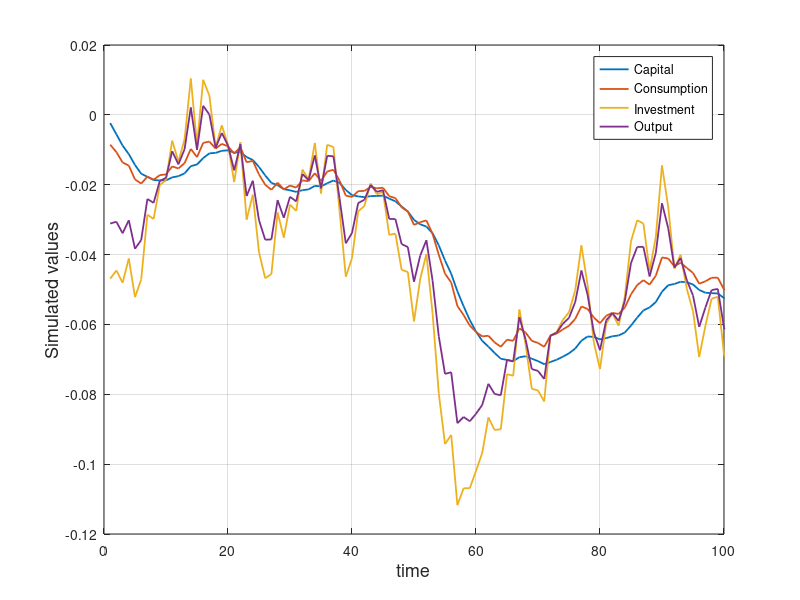
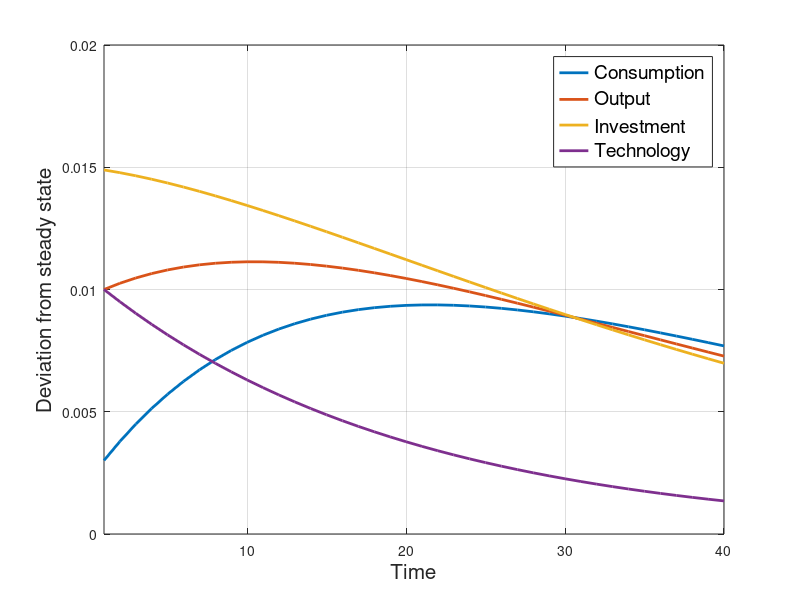

The MATLAB script that drew these images, in order:
% Impulse response for inelastic labor supply model 
% Econ 210C HW2
% Minki Kim

clear;
clc;

% Setting parameters
alpha = 2/3;
delta = 0.076;
betaa = 0.99;
rho = 0.95;
sigma_epsilon = 0.007; % To set std of TFP close to 2.29

y_k = (1/alpha)*(1/betaa + delta - 1);
k_y = 1/y_k;
c_k = y_k - delta;
k_c = 1/c_k;
y_c = y_k/c_k;
c_y = 1/y_c;
i_y = delta*k_y;
y_i = 1/i_y;
c_i = c_y / y_i;

gamma = 1/betaa + 1 - c_k*(1 - betaa*(1-delta))*(alpha - 1);
nu_kk = (gamma - sqrt(gamma^2 - 4/betaa))/2;
nu_kz = (y_c * (1-rho) + (1- betaa*(1-delta))*rho) / (k_c*(1-rho) + k_c*((1/betaa) - nu_kk) - ( 1 - betaa*(1-delta))*(alpha-1))   ;

nu_ck = k_c*(1/betaa - nu_kk);
nu_cz = y_c - k_c*nu_kz;

% Simluating the model 
simul_length = 1000;
rng(425);

epsilon_simul = normrnd(0,sigma_epsilon,[simul_length,1]);
z_simul = zeros(simul_length,1);
k_simul = zeros(simul_length,1);
c_simul = zeros(simul_length,1);
i_simul = zeros(simul_length,1);
y_simul = zeros(simul_length,1);

for i = 2:1000
    z_simul(i) = rho*z_simul(i-1) + epsilon_simul(i);
    k_simul(i) = nu_kk*k_simul(i-1) + nu_kz*z_simul(i);
    c_simul(i) = nu_ck*k_simul(i-1) + nu_cz*z_simul(i);
    i_simul(i) = k_simul(i)/delta - ((1-delta)/delta)*k_simul(i-1);
    y_simul(i) = c_y*c_simul(i) + i_y*i_simul(i);
end

FigHandle = figure('Position', [250, 300, 1200, 400]); set(0,'defaultlinelinewidth',1.3);
plot(k_simul(400:500)); hold on; plot(c_simul(400:500)); hold on; plot(i_simul(400:500)); hold on; plot(y_simul(400:500));
ylabel('Simulated values','FontSize',13); xlabel('time','FontSize',13); legend('Capital','Consumption','Investment','Output','Location','northeast'); xlim([0 100]); grid on;

format short;
disp(['Standard deviation of TFP is ', num2str(std(z_simul))]);
disp(['Standard deviation of output is ', num2str(std(y_simul))]);
disp(['Standard deviation of consumption is ', num2str(std(c_simul))]);
disp(['Standard deviation of investment is ', num2str(std(i_simul))]);

% Impulse response
epsilon_path = zeros(40,1);
epsilon_path(1) = 0.01;
z_path = zeros(40,1);
z_path(1) = 0.01;

c_path = zeros(40,1);
k_path = zeros(40,1);
i_path = zeros(40,1);
y_path = zeros(40,1);

c_path(1) = nu_cz*z_path(1);
k_path(1) = nu_kz*z_path(1);
y_path(1) = z_path(1);
i_path(1) = k_path(1)/delta;


for i = 2:40
    z_path(i) = rho*z_path(i-1) + epsilon_path(i);
    k_path(i) = nu_kk*k_path(i-1) + nu_kz*z_path(i);
    c_path(i) = nu_ck*k_path(i-1) + nu_cz*z_path(i);
    i_path(i) = k_path(i)/delta - ((1-delta)/delta)*k_path(i-1);
    y_path(i) = c_y*c_path(i) + i_y*i_path(i);
end

FigHandle = figure('Position', [250, 300, 1000, 400]); set(0,'defaultlinelinewidth',2);
plot(c_path); hold on; plot(y_path); hold on; plot(i_path); hold on; plot(z_path);
ylabel('Deviation from steady state','FontSize',15); xlabel('Time','FontSize',15); 
legend({'Consumption','Output','Investment','Technology'},'FontSize',14,'Location','northeast'); xlim([1 40]); grid on;



